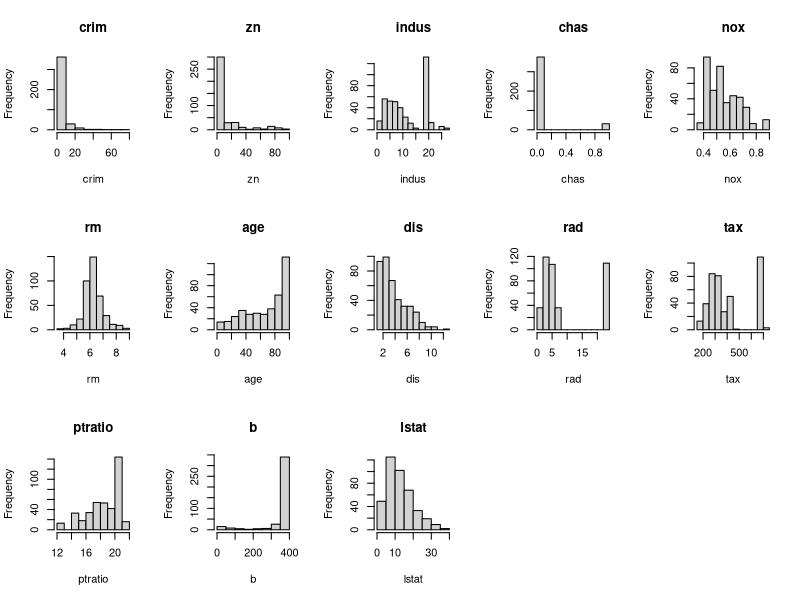
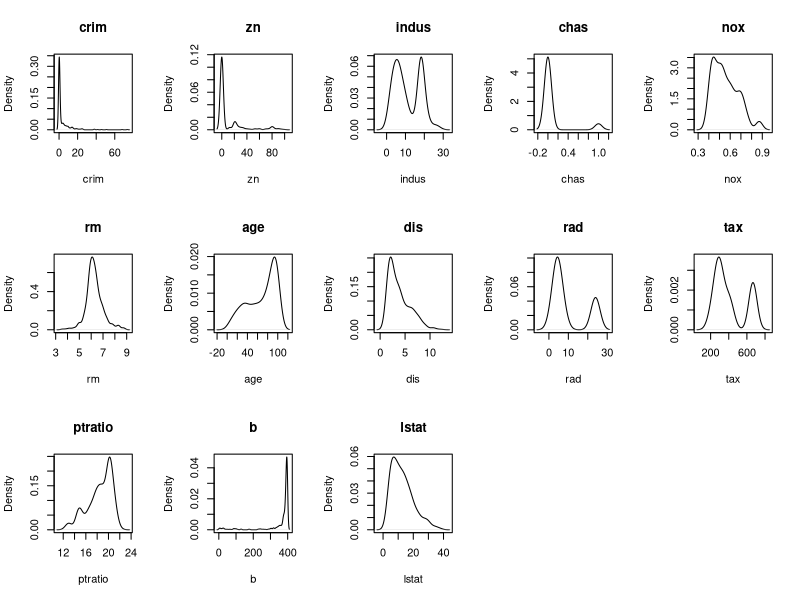
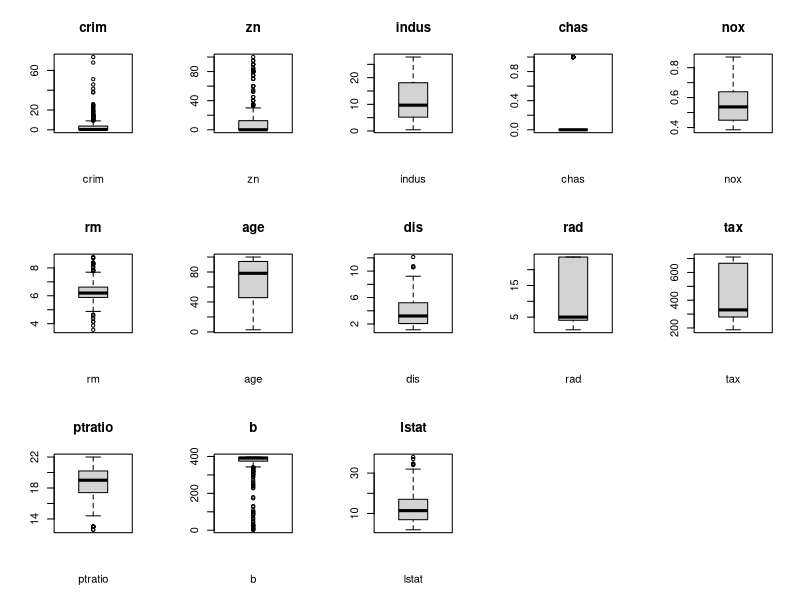
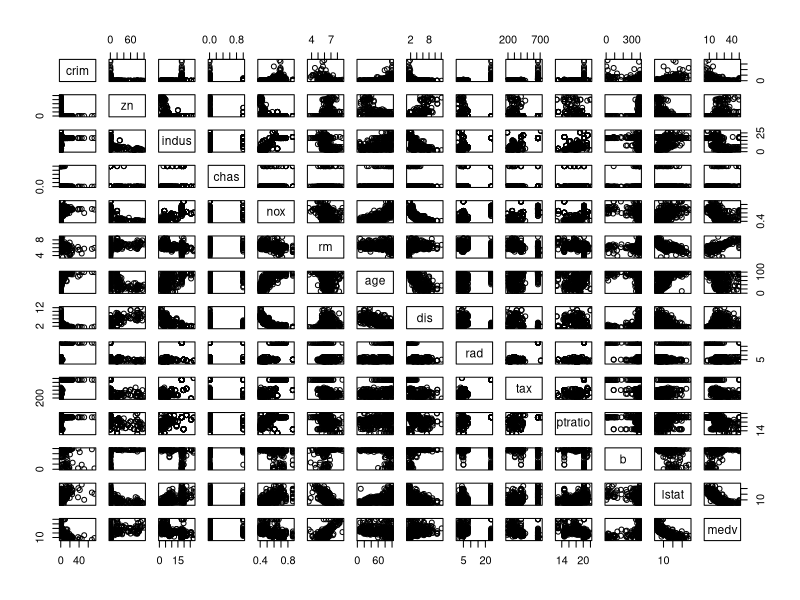
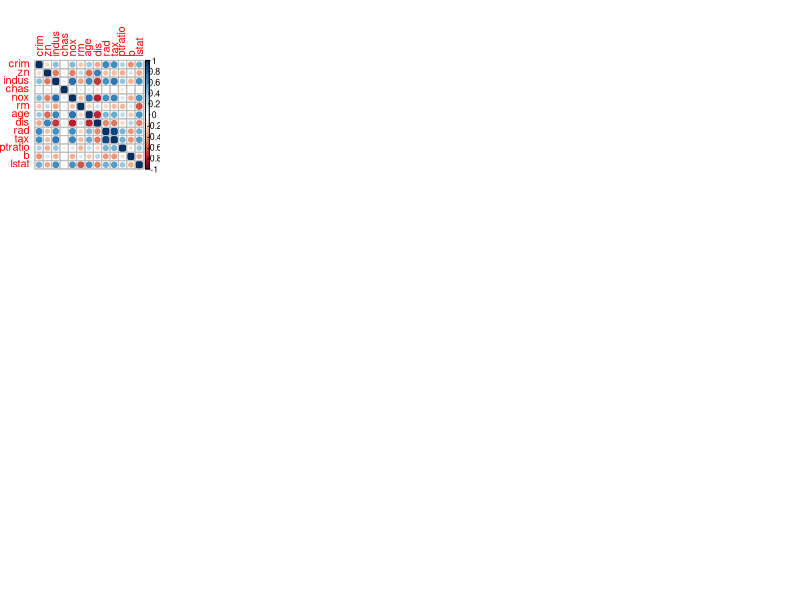

R code for these plots, in order: (Note: this script raises an error after producing the figures.)
## ---- chunk 1
library(mlbench)
library(caret)
library(corrplot)
## ---- chunk 2
data("BostonHousing")
## ---- chunk 3
inTrain <- createDataPartition(BostonHousing$medv, p=0.8, list=FALSE)
training <- BostonHousing[inTrain,]
testing <- BostonHousing[-inTrain,]
## ---- chunk 4
dim(training)
## ---- chunk 5
sapply(training, class)
## ---- chunk 6
head(training, 6)
## ---- chunk 7
summary(training)
## ---- chunk 8
training[,4] <- as.numeric(as.character(training[,4]))
cor(training[,1:13])
## ---- chunk 9
par(mfrow = c(3,5))
for(i in 1:13){
        hist(training[,i], main = names(training)[i], xlab = names(training)[i])
}

## ---- chunk 10
par(mfrow = c(3,5))
for(i in 1:13){
        plot(density(training[,i]), 
             main = names(training)[i], xlab = names(training)[i])
}
## ---- chunk 11
par(mfrow = c(3,5))
for(i in 1:13){
        boxplot(training[,i], main = names(training)[i], xlab = names(training)[i])
}
## ---- chunk 12
pairs(training[,1:14])
## ---- chunk 13
correlations <- cor(training[,1:13])
corrplot(correlations, method = "circle")
## ---- chunk 14
fitControl <- trainControl(method = "repeatedcv", number = 10, repeats = 3)
metric <- "RMSE"
seed <- set.seed(9)
## ---- chunk 15
#Linear Model
set.seed(seed)
fitLM <- train(medv~., data = training, 
               method = "lm", metric = metric, 
               preProc = c("center", "scale"), trControl = fitControl)
#Generalized Linear Model
set.seed(seed)
fitGLM <- train(medv~., data = training, 
                method = "glm", metric = metric, 
                preProc = c("center", "scale"), trControl = fitControl)
#GLM.net
set.seed(seed)
fitGLMnet <- train(medv~., data = training,
                   method = "glmnet", metric = metric,
                   preProc = c("center", "scale"), trControl = fitControl)
#Support Vector Machines
set.seed(seed)
fitSVM <- train(medv~., data = training,
                method = "svmRadial", metric = metric,
                preProc = c("center", "scale"), trControl = fitControl)
#Classification And Regression Trees
set.seed(seed)
grid <- expand.grid(.cp = c(0,0.05,0.1))
fitCART <- train(medv~., data = training,
                 method = "rpart", metric = metric, tuneGrid = grid,
                 preProc = c("center", "scale"), trControl = fitControl)
#K-Nearest Neighbors
set.seed(seed)
fitKNN <- train(medv~., data = training,
                method = "knn", metric = metric,
                preProc = c("center", "scale"), trControl = fitControl)
 
results <- resamples(list(LM = fitLM, 
                          GLM = fitGLM,
                          GLMNET = fitGLMnet,
                          SVM = fitSVM,
                          CART = fitCART,
                          KNN = fitKNN))
summary(results)
## ---- chunk 16
scales <- list(x = list(relation = "free"), y = list(relation = "free"))
dotplot(results, scales = scales)
## ---- chunk 17
set.seed(seed)
cutoff <- 0.70
correlations <- cor(training[,1:13])
highCorrelation <- findCorrelation(correlations, cutoff = cutoff)
for(value in highCorrelation){
        print(names(training[value]))
}
## ---- chunk 18
trainingFeatures <- training[-highCorrelation]
dim(trainingFeatures)
## ---- chunk 19
#Linear Model
set.seed(seed)
fitLM <- train(medv~., data = trainingFeatures, 
               method = "lm", metric = metric, 
               preProc = c("center", "scale"), trControl = fitControl)
#Generalized Linear Model
set.seed(seed)
fitGLM <- train(medv~., data = trainingFeatures, 
                method = "glm", metric = metric, 
                preProc = c("center", "scale"), trControl = fitControl)
#GLM.net
set.seed(seed)
fitGLMnet <- train(medv~., data = trainingFeatures,
                   method = "glmnet", metric = metric,
                   preProc = c("center", "scale"), trControl = fitControl)
#Support Vector Machines
set.seed(seed)
fitSVM <- train(medv~., data = trainingFeatures,
                method = "svmRadial", metric = metric,
                preProc = c("center", "scale"), trControl = fitControl)
#Classification And Regression Trees
set.seed(seed)
grid <- expand.grid(.cp = c(0,0.05,0.1))
fitCART <- train(medv~., data = trainingFeatures,
                 method = "rpart", metric = metric, tuneGrid = grid,
                 preProc = c("center", "scale"), trControl = fitControl)
#K-Nearest Neighbors
set.seed(seed)
fitKNN <- train(medv~., data = trainingFeatures,
                method = "knn", metric = metric,
                preProc = c("center", "scale"), trControl = fitControl)
 
featureResults <- resamples(list(LM = fitLM, 
                          GLM = fitGLM,
                          GLMNET = fitGLMnet,
                          SVM = fitSVM,
                          CART = fitCART,
                          KNN = fitKNN))
summary(featureResults)
## ---- chunk 20
dotplot(featureResults, scales = scales)
## ---- chunk 21
#Linear Model
set.seed(seed)
fitLM <- train(medv~., data = training, 
               method = "lm", metric = metric, 
               preProc = c("center", "scale", "BoxCox"), trControl = fitControl)
#Generalized Linear Model
set.seed(seed)
fitGLM <- train(medv~., data = training, 
                method = "glm", metric = metric, 
                preProc = c("center", "scale", "BoxCox"), trControl = fitControl)
#GLM.net
set.seed(seed)
fitGLMnet <- train(medv~., data = training,
                   method = "glmnet", metric = metric,
                   preProc = c("center", "scale", "BoxCox"), trControl = fitControl)
#Support Vector Machines
set.seed(seed)
fitSVM <- train(medv~., data = training,
                method = "svmRadial", metric = metric,
                preProc = c("center", "scale", "BoxCox"), trControl = fitControl)
#Classification And Regression Trees
set.seed(seed)
grid <- expand.grid(.cp = c(0,0.05,0.1))
fitCART <- train(medv~., data = training,
                 method = "rpart", metric = metric, tuneGrid = grid,
                 preProc = c("center", "scale", "BoxCox"), trControl = fitControl)
#K-Nearest Neighbors
set.seed(seed)
fitKNN <- train(medv~., data = training,
                method = "knn", metric = metric,
                preProc = c("center", "scale", "BoxCox"), trControl = fitControl)
 
transformResults <- resamples(list(LM = fitLM, 
                          GLM = fitGLM,
                          GLMNET = fitGLMnet,
                          SVM = fitSVM,
                          CART = fitCART,
                          KNN = fitKNN))
summary(transformResults)
## ---- chunk 22
dotplot(transformResults, scales = scales)
## ---- chunk 23
fitSVM
## ---- chunk 24

